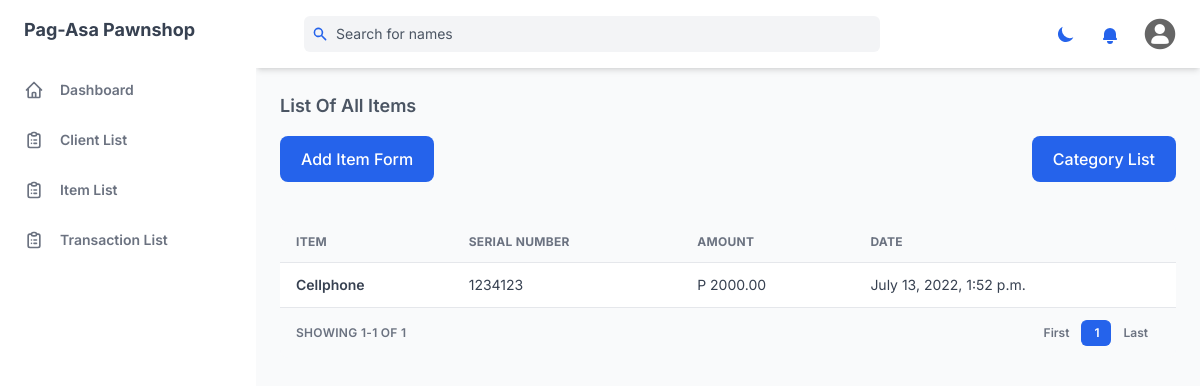
Before: /item/list/ (signed in) with the older database file.
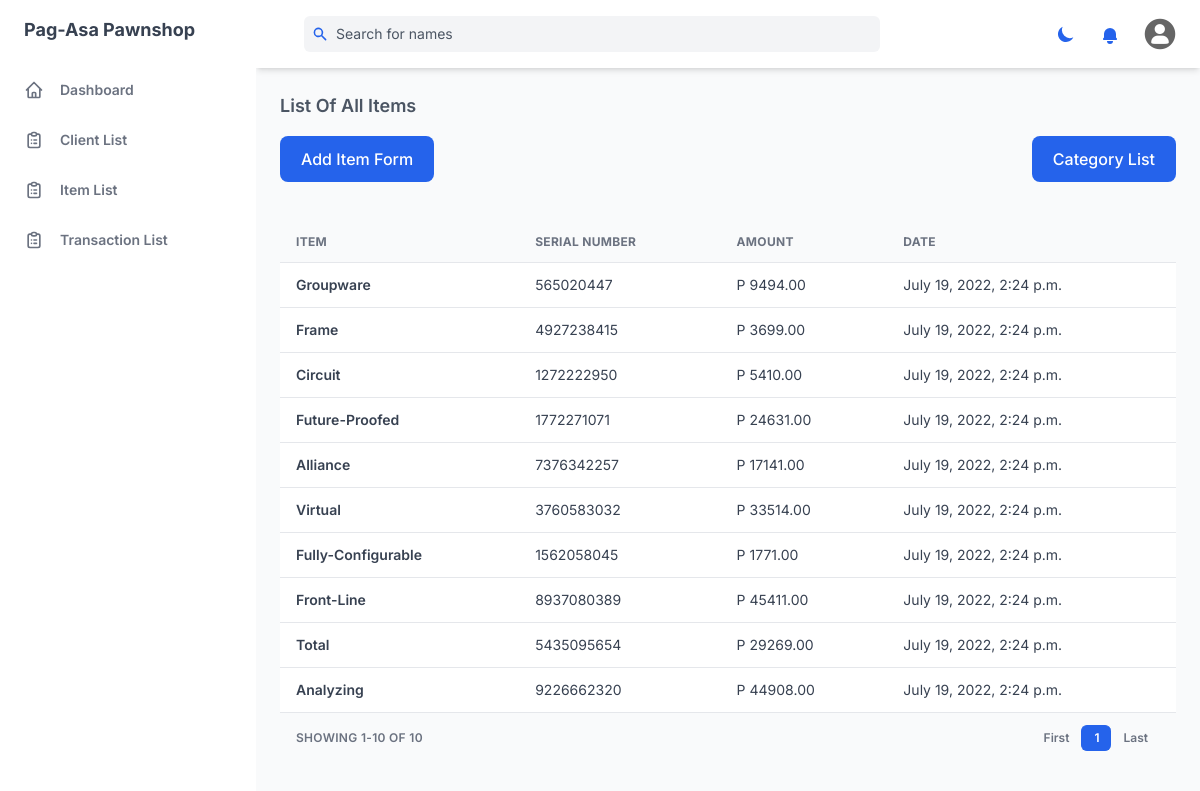
After: the same page with the newer database file.
### management_system/models.py (models this page shows, shortened)
class Item(models.Model):
    CHOICE = [
        ('A', 'Active'),
        ('I', 'Inactive')
    ]
    item = models.CharField(max_length=255)
    serial_number = models.IntegerField()
    model = models.CharField(max_length=255)
    appraise_value = models.DecimalField(max_digits=10, decimal_places=2)
    item_description = models.CharField(max_length=255, blank=True, null=True)
    category = models.ManyToManyField(
        Category, blank=True, related_name="categories")
    status=models.CharField(choices=CHOICE, default='A', max_length=2)
    remarks = models.TextField(blank=True, null=True)
    created = models.DateTimeField(auto_now_add=True)
    updated = models.DateTimeField(auto_now=True)

### management_system/views.py (the view)
class ItemListView(LoginRequiredMixin, ListView):
    queryset = Item.objects.filter(status="A")
    template_name = "item_list_full.html"
    paginate_by = 10
    context_object_name = 'items'
    ordering = ['-created']
    def get_context_data(self, **kwargs):
        context = super(ItemListView, self).get_context_data(**kwargs)
        category = Category.objects.all()
        context['category'] = category
        return context

### templates/item_list_full.html
{% extends 'base.html' %}
{% block content %}
    {% include 'components/item_list.html' %}
{% endblock %}

### templates/components/item_list.html (shortened to what the changed rows need)
{% load mathfilters %}
{% load l10n %}
<div id="content" class="mt-6">
  <div class="w-full overflow-hidden rounded-lg shadow-xs">
    <div class="w-full overflow-x-auto">
      <table class="w-full whitespace-no-wrap">
        <thead>
          <tr
            class="text-xs font-semibold tracking-wide text-left text-gray-500 uppercase border-b dark:border-gray-700 bg-gray-50 dark:text-gray-400 dark:bg-gray-800"
          >
            <th class="px-4 py-3">Item</th>
            <th class="px-4 py-3">Serial Number</th>
            <th class="px-4 py-3">Amount</th>
            <th class="px-4 py-3">Date</th>
          </tr>
        </thead>
        <tbody class="bg-white divide-y dark:divide-gray-700 dark:bg-gray-800">
          {% for item in items %}
          <tr class="text-gray-700 dark:text-gray-400">
            <td class="px-4 py-3">
              <div class="flex items-center text-sm">
                <div>
                  <a href="{% url 'item_detail' item.pk %}" hx-boost="true" hx-indicator="#my-indicator">
                    <p class="font-semibold">{{item.item|title}}</p>
                  </a>
                </div>
              </div>
            </td>
            <td class="px-4 py-3 text-sm">{{item.serial_number|unlocalize}}</td>
            <td class="px-4 py-3 text-sm">P {{item.appraise_value}}</td>
            <td class="px-4 py-3 text-sm">{{item.created}}</td>
          </tr>
          {% endfor %}
        </tbody>
      </table>
    </div>
    <div
      class="grid px-4 py-3 text-xs font-semibold tracking-wide text-gray-500 uppercase border-t dark:border-gray-700 bg-gray-50 sm:grid-cols-9 dark:text-gray-400 dark:bg-gray-800"
    >
    <span class="flex items-center col-span-3">
      Showing {% if page_obj.number > 1%}{{page_obj.number|sub:1}}{% endif %}1-{% if page_obj.number == page_obj.paginator.num_pages%}{{page_obj.paginator.count}}{%else%}{{page_obj.number|mul:10}}{%endif%} of {{page_obj.paginator.count}}
    </span>
    <span class="col-span-2"></span>
    <span class="flex col-span-4 mt-2 sm:mt-auto sm:justify-end">
      <nav aria-label="Table navigation">
        <ul class="inline-flex items-center">
          {% for num in page_obj.paginator.page_range %}
          {% if page_obj.number == num %}
          <li>
            <a href="?page={{ num }}">
              <button
                class="px-3 py-1 text-white transition-colors duration-150 bg-blue-600 border border-r-0 border-blue-600 rounded-md focus:outline-none focus:shadow-outline-blue"
              >
                {{ num }}
              </button>
            </a>
          </li>
          {% endif %}
          {% endfor %}
        </ul>
      </nav>
    </span>
    </div>
  </div>
</div>

Changed rows visible on the page:
removed Item: item "Cellphone", serial_number "1234123", appraise_value "2000.00", created "July 13, 2022, 1:52 p.m."
added Item: item "Groupware", serial_number "565020447", appraise_value "9494.00", created "July 19, 2022, 2:24 p.m."
added Item: item "Frame", serial_number "4927238415", appraise_value "3699.00", created "July 19, 2022, 2:24 p.m."
added Item: item "Circuit", serial_number "1272222950", appraise_value "5410.00", created "July 19, 2022, 2:24 p.m."
added Item: item "Future-Proofed", serial_number "1772271071", appraise_value "24631.00", created "July 19, 2022, 2:24 p.m."
added Item: item "Alliance", serial_number "7376342257", appraise_value "17141.00", created "July 19, 2022, 2:24 p.m."
added Item: item "Virtual", serial_number "3760583032", appraise_value "33514.00", created "July 19, 2022, 2:24 p.m."
added Item: item "Fully-Configurable", serial_number "1562058045", appraise_value "1771.00", created "July 19, 2022, 2:24 p.m."
added Item: item "Front-Line", serial_number "8937080389", appraise_value "45411.00", created "July 19, 2022, 2:24 p.m."
added Item: item "Total", serial_number "5435095654", appraise_value "29269.00", created "July 19, 2022, 2:24 p.m."
added Item: item "Analyzing", serial_number "9226662320", appraise_value "44908.00", created "July 19, 2022, 2:24 p.m."
Other visible differences:
{{ page_obj.paginator.count }}: "1" → "10"
